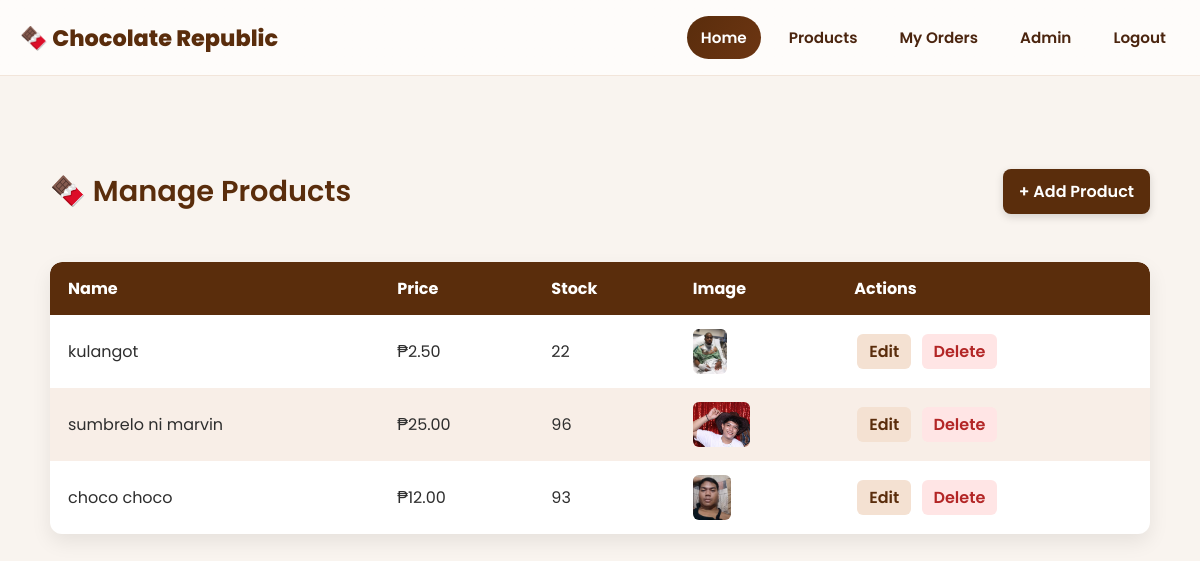
/admin/products.php (signed in), run on an earlier commit of the app's database.
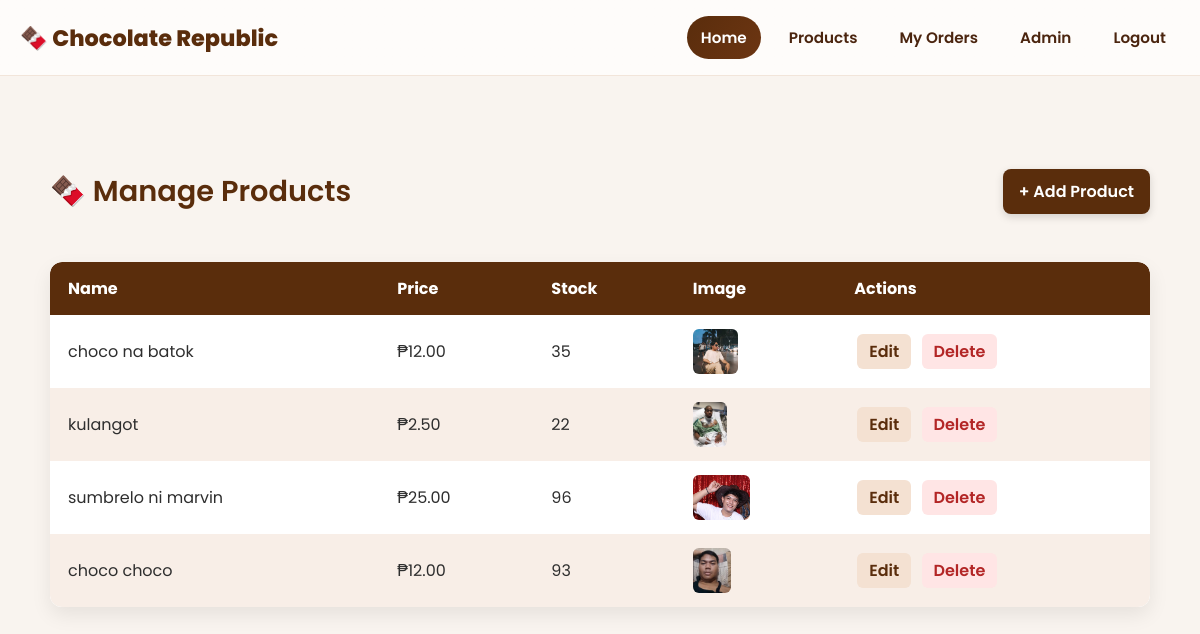
And on a later commit of the database.
### tables this page shows
CREATE TABLE `products` (
  `id` int(11) NOT NULL,
  `name` varchar(100) NOT NULL,
  `description` text DEFAULT NULL,
  `price` decimal(10,2) NOT NULL,
  `image` varchar(255) DEFAULT NULL,
  `stock` int(11) DEFAULT 0,
  `created_at` timestamp NOT NULL DEFAULT current_timestamp()
);

### admin/products.php (the view, shortened to what this page needs)
<?php
require_once __DIR__ . '/../db.php';
$res = $conn->query('SELECT * FROM products ORDER BY created_at DESC');
$products = [];
while ($row = $res->fetch_assoc()) { $products[] = $row; }
include __DIR__ . '/../includes/headerForA.php';
?>
<section class="products">
  <div class="products-header">
    <h2>🍫 Manage Products</h2>
    <a href="product_form.php" class="add-btn">+ Add Product</a>
  </div>
  <div class="table-wrapper">
    <table>
      <thead>
        <tr>
          <th>Name</th>
          <th>Price</th>
          <th>Stock</th>
          <th>Image</th>
          <th>Actions</th>
        </tr>
      </thead>
      <tbody>
        <?php foreach ($products as $p): ?>
          <tr>
            <td data-label="Name"><?= htmlspecialchars($p['name']) ?></td>
            <td data-label="Price" align="center">₱<?= number_format((float)$p['price'], 2) ?></td>
            <td data-label="Stock" align="center"><?= (int)$p['stock'] ?></td>
            <td data-label="Image" align="center">
              <?php if (!empty($p['image'])): ?>
                <?php
                  $filename = basename($p['image']);
                  $imgPath = "../images/$filename";
                ?>
                <img src="<?= htmlspecialchars($imgPath) ?>" alt="<?= htmlspecialchars($p['name']) ?>">
              <?php endif; ?>
            </td>
            <td data-label="Actions" align="center">
              <a href="product_form.php?id=<?= (int)$p['id'] ?>" class="edit-btn">Edit</a>
              <a href="product_delete.php?id=<?= (int)$p['id'] ?>" class="delete-btn" onclick="return confirm('Delete this product?')">Delete</a>
            </td>
          </tr>
        <?php endforeach; ?>
      </tbody>
    </table>
  </div>
</section>

What changed in the data, as far as the page shows it:
added products: name "choco na batok", price "12.00", stock "35", image (picture)
